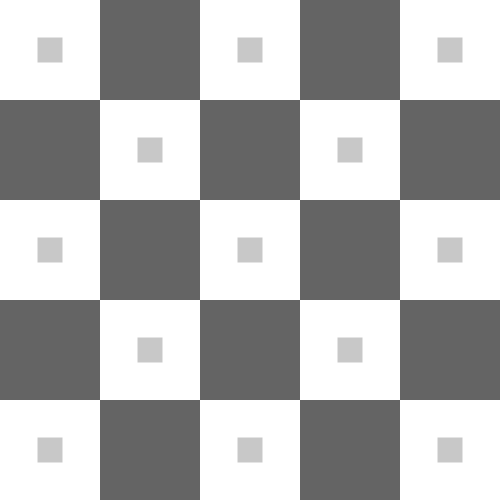
Frame 1 (no input)
Frame 60 (the mouse pressed at the canvas centre just before this capture): identical to frame 1, image omitted
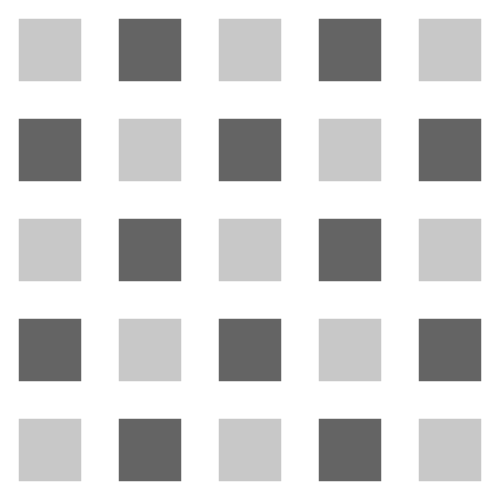
Frame 120 (the mouse held since frame 60 and released just before this capture)

The Processing sketch that drew these frames (run headless with seeded random() and noise(); from frame 60 on, the mouse is pressed at the canvas centre):

// Processing sketch: processing_142551
// ── processing_142551.pde

void setup()
{
  size(500, 500);
  background (255);
}
void draw()
{
  background(255);
  noStroke();
  rectMode(CENTER);

  pushMatrix();
  float x1 = map(mouseX, 0, 500, 25, 100);
  float x2 = map(mouseX, 0, 500, 100, 25);

  // grau
  fill(200);
  //1
  rect(50, 50, x1, x1);
  rect(250, 50, x1, x1);
  rect(450, 50, x1, x1);
  //2
  rect(150, 150, x1, x1);
  rect(350, 150, x1, x1);
  //3
  rect(50, 250, x1, x1);
  rect(250, 250, x1, x1);
  rect(450, 250, x1, x1);
  //4
  rect(150, 350, x1, x1);
  rect(350, 350, x1, x1);
  //5
  rect(50, 450, x1, x1);
  rect(250, 450, x1, x1);
  rect(450, 450, x1, x1);
  
  // schwarz
  fill(100);
  //1
  rect(150, 50, x2, x2);
  rect(350, 50, x2, x2);
  //2
  rect(50, 150, x2, x2);
  rect(250, 150, x2, x2);
  rect(450, 150, x2, x2);
  //3
  rect(150, 250, x2, x2);
  rect(350, 250, x2, x2);
  //4
  rect(50, 350, x2, x2);
  rect(250, 350, x2, x2);
  rect(450, 350, x2, x2);
  //5
  rect(150, 450, x2, x2);
  rect(350, 450, x2, x2);

  popMatrix();
}
